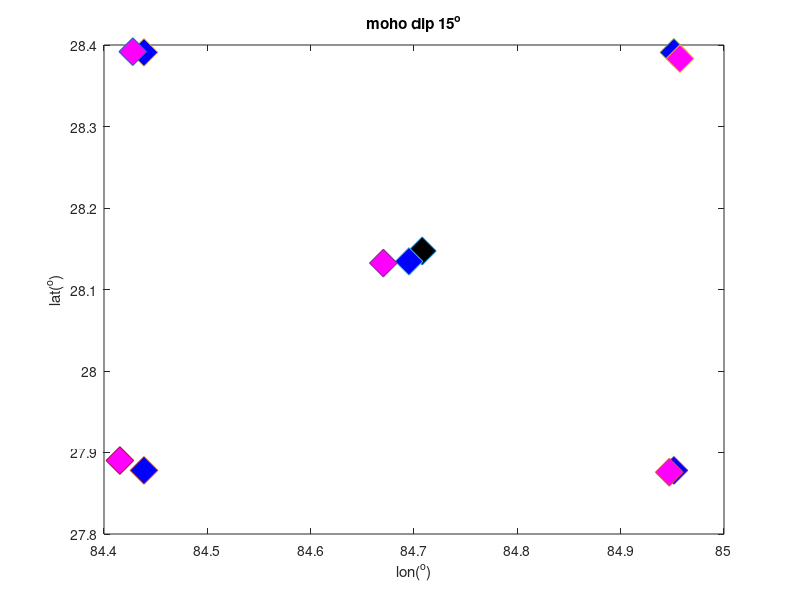

Source code (MATLAB):
ep_lat = 28.1473; 
ep_lon = 84.7079;
bparea_span = [-0.5, 0.5; -0.5, 0.5];
bpgrid_x_vec = linspace(ep_lon + bparea_span(1, 1), ep_lon + bparea_span(1,2), 40);
bpgrid_y_vec = linspace(ep_lat + bparea_span(2, 1), ep_lat + bparea_span(2, 2), 40);
x_origin_10 = bpgrid_x_vec(10);
y_origin_10 = bpgrid_y_vec(10);
x_origin_30 = bpgrid_x_vec(30);
y_origin_30 = bpgrid_y_vec(30);
x_origin_20 = bpgrid_x_vec(20);
y_origin_20 = bpgrid_y_vec(20);
x_origin_ep = 0.5*(bpgrid_x_vec(20)+bpgrid_x_vec(21));
y_origin_ep = 0.5*(bpgrid_y_vec(20)+bpgrid_y_vec(21));
figure;
box on;
hold on;
plot(ep_lon, ep_lat, 'd', 'MarkerSize', 20,'MarkerFaceColor', 'k');
plot(x_origin_10, y_origin_10, 'd', 'MarkerSize', 20,'MarkerFaceColor', 'b');
plot(x_origin_10, y_origin_30, 'd', 'MarkerSize', 20,'MarkerFaceColor', 'b');
plot(x_origin_30, y_origin_10, 'd', 'MarkerSize', 20,'MarkerFaceColor', 'b');
plot(x_origin_30, y_origin_30, 'd', 'MarkerSize', 20,'MarkerFaceColor', 'b');
plot(x_origin_20, y_origin_20, 'd', 'MarkerSize', 20,'MarkerFaceColor', 'b');
title('moho dip 15^o');
xlabel('lon(^o)');
ylabel('lat(^o)');

%bp_test_x = 84.72365; center
%bp_test_y = 28.1391;
%bp_test_x = 85.14576; %11 31

%bp_test_y = 27.58971;
% bp_test_x = 85.48077; +-0.5 resultc
% bp_test_y = 27.49618;

%bp_test_x = 85.22667;
%bp_test_y = 27.6239;
a_1010 = importdata('logfile_eutest_x10y10_dip15.dat');
[b, in] = max(a_1010(:, 4));
bp_test_y_1010 = a_1010(in, 2); % 28.60331;
bp_test_x_1010 = a_1010(in, 3); % 84.16469;
plot(bp_test_x_1010, bp_test_y_1010, 'd', 'MarkerSize', 20,'MarkerFaceColor', 'm');

a_1030 = importdata('logfile_eutest_x10y30_dip15.dat');
[b, in] = max(a_1030(:, 4));
bp_test_y_1030 = a_1030(in, 2);
bp_test_x_1030 = a_1030(in, 3);
plot(bp_test_x_1030, bp_test_y_1030, 'd', 'MarkerSize', 20, 'MarkerFaceColor', 'm');

a_3010 = importdata('logfile_eutest_x30y10_dip15.dat');
[b, in] = max(a_3010(:, 4));
bp_test_y_3010 = a_3010(in, 2);
bp_test_x_3010 = a_3010(in, 3);
plot(bp_test_x_3010, bp_test_y_3010, 'd', 'MarkerSize', 20, 'MarkerFaceColor', 'm');

a_3030 = importdata('logfile_eutest_x30y30_dip15.dat');
[b, in] = max(a_3030(:, 4));
bp_test_y_3030 = a_3030(in, 2);
bp_test_x_3030 = a_3030(in, 3);
plot(bp_test_x_3030, bp_test_y_3030, 'd', 'MarkerSize', 20, 'MarkerFaceColor', 'm');

a_2020 = importdata('logfile_eutest_x20y20_dip15.dat');
[b, in] = max(a_2020(:, 4));
bp_test_y_2020 = a_2020(in, 2);
bp_test_x_2020 = a_2020(in, 3);
plot(bp_test_x_2020, bp_test_y_2020, 'd', 'MarkerSize', 20, 'MarkerFaceColor', 'm');

saveas(gcf, '/Users/lwen/Desktop/dip15_5locations', 'png');